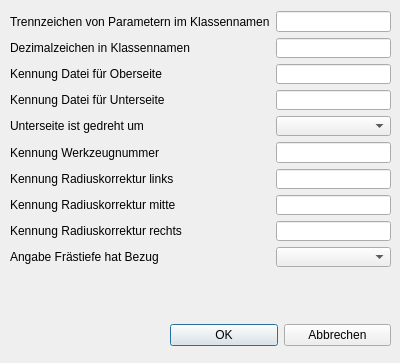
<?xml version="1.0" encoding="UTF-8"?>
<ui version="4.0">
 <class>Dialog_einstellung_dxf</class>
 <widget class="QDialog" name="Dialog_einstellung_dxf">
  <property name="geometry">
   <rect>
    <x>0</x>
    <y>0</y>
    <width>400</width>
    <height>363</height>
   </rect>
  </property>
  <property name="windowTitle">
   <string>Grundeinstellungen DXF</string>
  </property>
  <widget class="QWidget" name="layoutWidget">
   <property name="geometry">
    <rect>
     <x>10</x>
     <y>11</y>
     <width>381</width>
     <height>256</height>
    </rect>
   </property>
   <layout class="QGridLayout" name="gridLayout">
    <item row="2" column="0">
     <widget class="QLabel" name="label_2">
      <property name="text">
       <string>Kennung Datei für Oberseite</string>
      </property>
     </widget>
    </item>
    <item row="5" column="0">
     <widget class="QLabel" name="label_5">
      <property name="text">
       <string>Kennung Werkzeugnummer</string>
      </property>
     </widget>
    </item>
    <item row="2" column="1">
     <widget class="QLineEdit" name="lineEdit_KennungOberseite"/>
    </item>
    <item row="0" column="0">
     <widget class="QLabel" name="label">
      <property name="text">
       <string>Trennzeichen von Parametern im Klassennamen</string>
      </property>
     </widget>
    </item>
    <item row="3" column="0">
     <widget class="QLabel" name="label_3">
      <property name="text">
       <string>Kennung Datei für Unterseite</string>
      </property>
     </widget>
    </item>
    <item row="7" column="0">
     <widget class="QLabel" name="label_7">
      <property name="text">
       <string>Kennung Radiuskorrektur mitte</string>
      </property>
     </widget>
    </item>
    <item row="1" column="0">
     <widget class="QLabel" name="label_dezimaltrenner">
      <property name="text">
       <string>Dezimalzeichen in Klassennamen</string>
      </property>
     </widget>
    </item>
    <item row="6" column="0">
     <widget class="QLabel" name="label_6">
      <property name="text">
       <string>Kennung Radiuskorrektur links</string>
      </property>
     </widget>
    </item>
    <item row="0" column="1">
     <widget class="QLineEdit" name="lineEdit_parametertrenner"/>
    </item>
    <item row="8" column="0">
     <widget class="QLabel" name="label_8">
      <property name="text">
       <string>Kennung Radiuskorrektur rechts</string>
      </property>
     </widget>
    </item>
    <item row="8" column="1">
     <widget class="QLineEdit" name="lineEdit_KennungRadKorRe"/>
    </item>
    <item row="6" column="1">
     <widget class="QLineEdit" name="lineEdit_KennungRadKorLi"/>
    </item>
    <item row="5" column="1">
     <widget class="QLineEdit" name="lineEdit_KennungWKZnr"/>
    </item>
    <item row="4" column="1">
     <widget class="QComboBox" name="comboBox_drehdypUnterseite"/>
    </item>
    <item row="4" column="0">
     <widget class="QLabel" name="label_4">
      <property name="text">
       <string>Unterseite ist gedreht um</string>
      </property>
     </widget>
    </item>
    <item row="7" column="1">
     <widget class="QLineEdit" name="lineEdit_KennungRadKorMi"/>
    </item>
    <item row="1" column="1">
     <widget class="QLineEdit" name="lineEdit_dezimaltrenner"/>
    </item>
    <item row="3" column="1">
     <widget class="QLineEdit" name="lineEdit_KennungUnterseite"/>
    </item>
    <item row="9" column="0">
     <widget class="QLabel" name="label_9">
      <property name="text">
       <string>Angabe Frästiefe hat Bezug</string>
      </property>
     </widget>
    </item>
    <item row="9" column="1">
     <widget class="QComboBox" name="comboBox_bezugTiFkon"/>
    </item>
   </layout>
  </widget>
  <widget class="QWidget" name="layoutWidget">
   <property name="geometry">
    <rect>
     <x>170</x>
     <y>320</y>
     <width>221</width>
     <height>31</height>
    </rect>
   </property>
   <layout class="QHBoxLayout" name="horizontalLayout">
    <item>
     <widget class="QPushButton" name="pushButton_ok">
      <property name="text">
       <string>OK</string>
      </property>
     </widget>
    </item>
    <item>
     <widget class="QPushButton" name="pushButton_abbrechen">
      <property name="text">
       <string>Abbrechen</string>
      </property>
     </widget>
    </item>
   </layout>
  </widget>
 </widget>
 <tabstops>
  <tabstop>lineEdit_parametertrenner</tabstop>
  <tabstop>lineEdit_dezimaltrenner</tabstop>
  <tabstop>lineEdit_KennungOberseite</tabstop>
  <tabstop>lineEdit_KennungUnterseite</tabstop>
  <tabstop>comboBox_drehdypUnterseite</tabstop>
  <tabstop>pushButton_ok</tabstop>
  <tabstop>pushButton_abbrechen</tabstop>
 </tabstops>
 <resources/>
 <connections/>
</ui>
